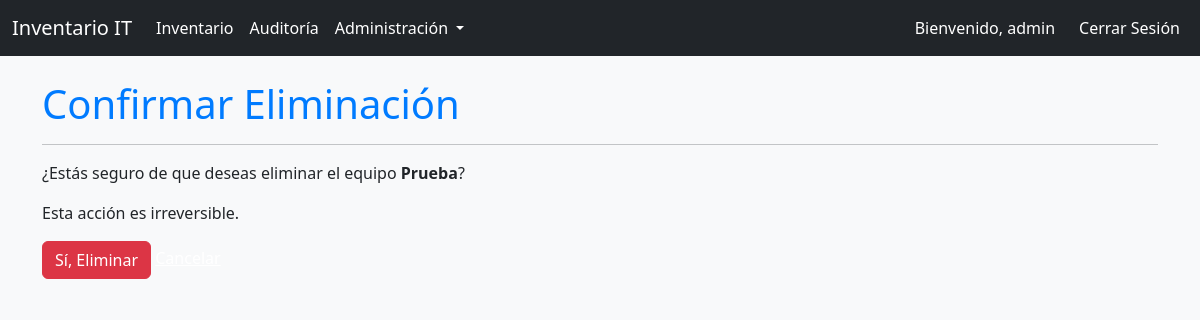
Page /inventario/eliminar/1/ (signed in) on the earlier database version.
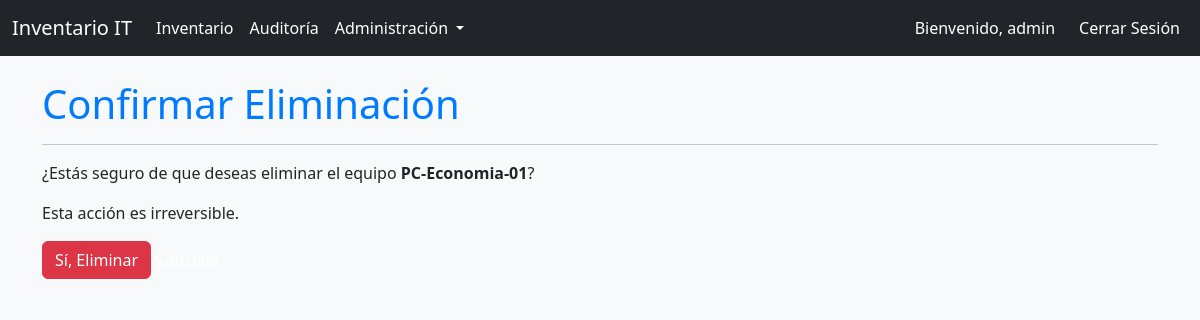
Same page on the later database version.
### inventario/models.py (models this page shows, shortened)
class Equipo(models.Model):
    TIPO_CHOICES = [
        ('servidor', 'Servidor'),
        ('pc', 'PC de escritorio'),
        ('portatil', 'Laptop'),
        ('monitor', 'Monitor'),
        ('impresora', 'Impresora'),
        ('otro', 'Otro'),
    ]
    ESTADO_CHOICES = [
        ('activo', 'Activo'),
        ('mantenimiento', 'En Mantenimiento'),
        ('baja', 'Dado de Baja'),
    ]
    nombre = models.CharField(max_length=200, help_text="Nombre descriptivo del equipo")
    tipo = models.CharField(max_length=50, choices=TIPO_CHOICES)
    marca = models.CharField(max_length=100)
    modelo = models.CharField(max_length=100)
    serial = models.CharField(max_length=150, unique=True, help_text="Número de serie único")
    ubicacion = models.CharField(max_length=200)
    estado = models.CharField(max_length=50, choices=ESTADO_CHOICES, default='activo')
    fecha_adquisicion = models.DateField()
    descripcion = models.TextField(blank=True, null=True)

### inventario/views.py (the view)
# urls.py: path('eliminar/<int:pk>/', views.eliminar_equipo, name='eliminar_equipo'),
@login_required
@user_passes_test(es_admin)
def eliminar_equipo(request, pk):
    equipo = get_object_or_404(Equipo, pk=pk)
    if request.method == 'POST':
        Auditoria.objects.create(usuario=request.user, accion=f"Se eliminó el equipo: {equipo.nombre}")
        equipo.delete()
        return redirect('lista_equipos')
    return render(request, 'inventario/confirmar_eliminar.html', {'equipo': equipo})

### inventario/views.py (called while the page is built)
def es_admin(user):
    return user.is_staff

### templates/inventario/confirmar_eliminar.html (shortened to what this page needs)
{% extends 'base.html' %}
{% block content %}
    <h1>Confirmar Eliminación</h1>
    <hr>
    <p>¿Estás seguro de que deseas eliminar el equipo <strong>{{ equipo.nombre }}</strong>?</p>
    <form method="post">
        <p>Esta acción es irreversible.</p>
        <button type="submit" class="btn btn-danger">Sí, Eliminar</button>
        <a href="{% url 'lista_equipos' %}">Cancelar</a>
    </form>
{% endblock %}

Differences in the rows shown:
changed Equipo: nombre "Prueba" → "PC-Economia-01"
